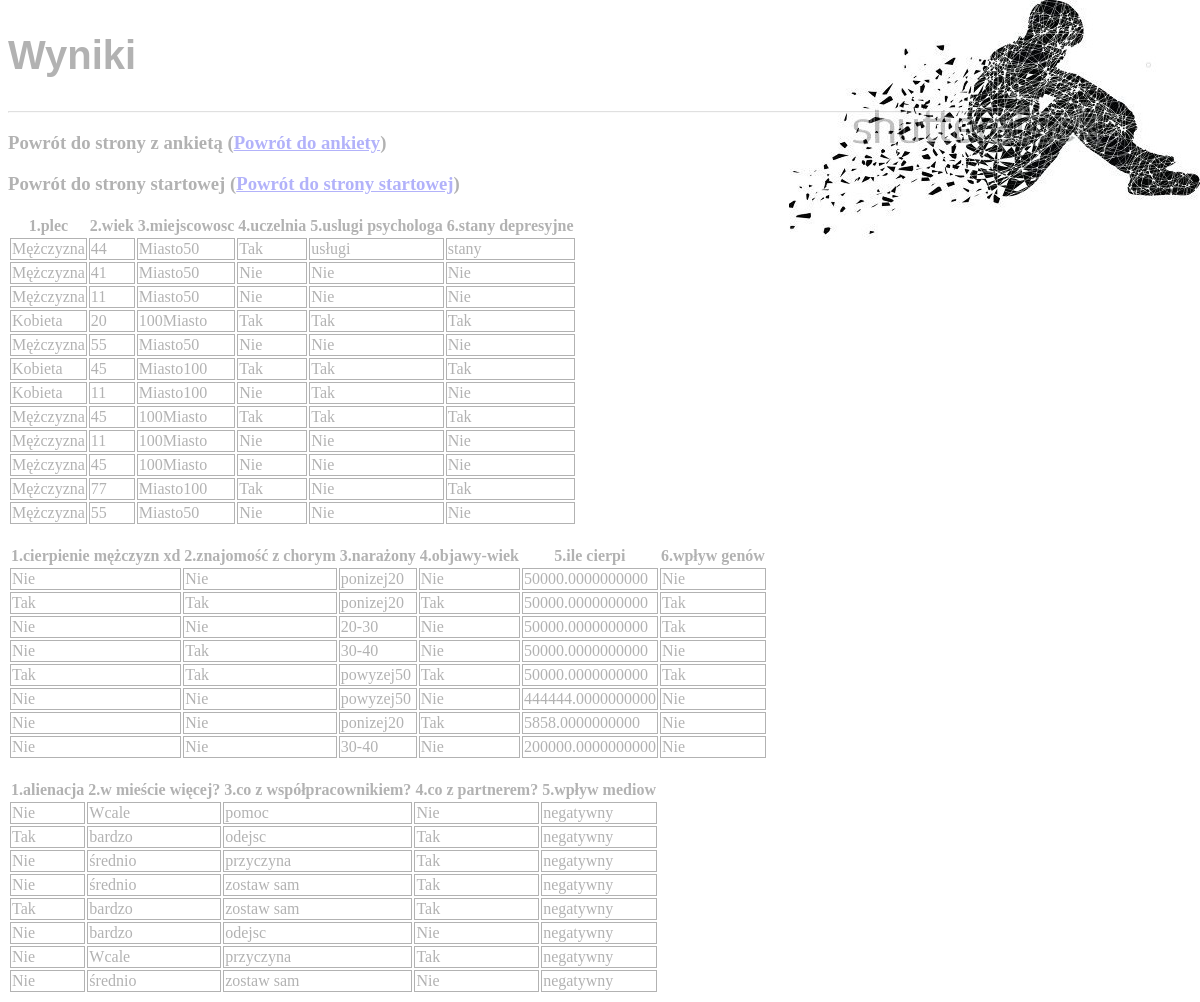
Screenshot of /wynik with the database file from the repository.
### app.py (models this page shows, shortened)
class respondent(db.Model):
    id = db.Column(db.Integer, primary_key=True)
    plec = db.Column(db.String(100))
    wiek = db.Column(db.String(50))
    miejscowosc = db.Column(db.String(200))
    uczelnia = db.Column(db.String(100))
    uslugi = db.Column(db.String(10))
    stany = db.Column(db.String(20))

class wiedza(db.Model):
    id = db.Column( db.Integer, primary_key=True)
    cierp_mez=db.Column(db.String(100))
    znajomosc = db.Column(db.String(100))
    narazony = db.Column(db.String(100))
    objawy_wiek = db.Column(db.String(100))
    cierposob = db.Column(db.Numeric)
    geny = db.Column(db.String(100))

class akceptacja(db.Model):
    id = db.Column(db.Integer, primary_key=True)
    alien = db.Column(db.String(100))
    wies = db.Column(db.String(100))
    wspolpraca = db.Column(db.String(100))
    partner = db.Column(db.String(100))
    media = db.Column(db.String(100))

### app.py (the view)
@app.route('/wynik')
def show_all():
    return render_template('wyniki.html', respondent=respondent.query.all(), wiedza=wiedza.query.all(), akceptacja=akceptacja.query.all())

### templates/wyniki.html (shortened to what this page needs)
<!DOCTYPE html>
<html lang="en">
<head>
    <link rel="stylesheet" type="text/css" href="{{ url_for('static', filename='style.css') }}">
</head>
<body>
<h2>Wyniki</h2>
      <hr/>
      <h3>Powrót do strony z ankietą (<a href = "{{ url_for('new') }}">Powrót do ankiety</a>)</h3>
    <h3>Powrót do strony startowej (<a href = "{{ url_for('show_all') }}">Powrót do strony startowej</a>)</h3>
      <table>
         <thead>
            <tr>
               <th>1.plec</th>
               <th>2.wiek</th>
               <th>3.miejscowosc</th>
               <th>4.uczelnia</th>
                <th>5.uslugi psychologa</th>
                <th>6.stany depresyjne</th>
            </tr>
         </thead>
         <tbody>
            {% for resp in respondent %}
               <tr>
                  <td>{{ resp.plec }}</td>
                  <td>{{ resp.wiek }}</td>
                  <td>{{ resp.miejscowosc }}</td>
                  <td>{{ resp.uczelnia }}</td>
                   <td>{{ resp.uslugi }}</td>
                   <td>{{ resp.stany }}</td>
               </tr>
            {% endfor %}
         </tbody>
      </table>
<br>
<table>
         <thead>
            <tr>
               <th>1.cierpienie mężczyzn xd</th>
               <th>2.znajomość z chorym</th>
                <th>3.narażony</th>
               <th>4.objawy-wiek</th>
               <th>5.ile cierpi</th>
                <th>6.wpływ genów</th>
            </tr>
         </thead>
         <tbody>
            {% for w in wiedza %}
               <tr>
                  <td>{{ w.cierp_mez }}</td>
                  <td>{{ w.znajomosc }}</td>
                  <td>{{ w.narazony }}</td>
                  <td>{{ w.objawy_wiek }}</td>
                   <td>{{ w.cierposob }}</td>
                   <td>{{ w.geny }}</td>
               </tr>
            {% endfor %}
         </tbody>
      </table>
<br>
<table>
         <thead>
            <tr>
               <th>1.alienacja</th>
               <th>2.w mieście więcej?</th>
               <th>3.co z współpracownikiem?</th>
               <th>4.co z partnerem?</th>
                <th>5.wpływ mediow</th>
            </tr>
         </thead>
         <tbody>
            {% for a in akceptacja %}
               <tr>
                  <td>{{ a.alien }}</td>
                  <td>{{ a.wies }}</td>
                  <td>{{ a.wspolpraca }}</td>
                  <td>{{ a.partner }}</td>
                   <td>{{ a.media }}</td>
               </tr>
            {% endfor %}
         </tbody>
      </table>
</body>
</html>

### static/style.css (style rules this page uses)
body { background-image: url('depresja.jpg'); opacity: 0.3; background-repeat: no-repeat; background-position: right top; margin-right: 150px; background-attachment: fixed; }
h2 { font-size: 40px; font-family: "Sofia", sans-serif; }

### templates/wyniki.html (style rules this page uses)
td { border: 1px solid black; }

### rows the page displays
respondent: plec "Mężczyzna", wiek "44", miejscowosc "Miasto50", uczelnia "Tak", uslugi "usługi", stany "stany"
respondent: plec "Mężczyzna", wiek "41", miejscowosc "Miasto50", uczelnia "Nie", uslugi "Nie", stany "Nie"
respondent: plec "Mężczyzna", wiek "11", miejscowosc "Miasto50", uczelnia "Nie", uslugi "Nie", stany "Nie"
respondent: plec "Kobieta", wiek "20", miejscowosc "100Miasto", uczelnia "Tak", uslugi "Tak", stany "Tak"
respondent: plec "Mężczyzna", wiek "55", miejscowosc "Miasto50", uczelnia "Nie", uslugi "Nie", stany "Nie"
respondent: plec "Kobieta", wiek "45", miejscowosc "Miasto100", uczelnia "Tak", uslugi "Tak", stany "Tak"
respondent: plec "Kobieta", wiek "11", miejscowosc "Miasto100", uczelnia "Nie", uslugi "Tak", stany "Nie"
respondent: plec "Mężczyzna", wiek "45", miejscowosc "100Miasto", uczelnia "Tak", uslugi "Tak", stany "Tak"
respondent: plec "Mężczyzna", wiek "11", miejscowosc "100Miasto", uczelnia "Nie", uslugi "Nie", stany "Nie"
respondent: plec "Mężczyzna", wiek "45", miejscowosc "100Miasto", uczelnia "Nie", uslugi "Nie", stany "Nie"
respondent: plec "Mężczyzna", wiek "77", miejscowosc "Miasto100", uczelnia "Tak", uslugi "Nie", stany "Tak"
respondent: plec "Mężczyzna", wiek "55", miejscowosc "Miasto50", uczelnia "Nie", uslugi "Nie", stany "Nie"
wiedza: cierp_mez "Nie", znajomosc "Nie", narazony "ponizej20", objawy_wiek "Nie", cierposob "50000.0000000000", geny "Nie"
wiedza: cierp_mez "Tak", znajomosc "Tak", narazony "ponizej20", objawy_wiek "Tak", cierposob "50000.0000000000", geny "Tak"
wiedza: cierp_mez "Nie", znajomosc "Nie", narazony "20-30", objawy_wiek "Nie", cierposob "50000.0000000000", geny "Tak"
wiedza: cierp_mez "Nie", znajomosc "Tak", narazony "30-40", objawy_wiek "Nie", cierposob "50000.0000000000", geny "Nie"
wiedza: cierp_mez "Tak", znajomosc "Tak", narazony "powyzej50", objawy_wiek "Tak", cierposob "50000.0000000000", geny "Tak"
wiedza: cierp_mez "Nie", znajomosc "Nie", narazony "powyzej50", objawy_wiek "Nie", cierposob "444444.0000000000", geny "Nie"
wiedza: cierp_mez "Nie", znajomosc "Nie", narazony "ponizej20", objawy_wiek "Tak", cierposob "5858.0000000000", geny "Nie"
wiedza: cierp_mez "Nie", znajomosc "Nie", narazony "30-40", objawy_wiek "Nie", cierposob "200000.0000000000", geny "Nie"
akceptacja: alien "Nie", wies "Wcale", wspolpraca "pomoc", partner "Nie", media "negatywny"
akceptacja: alien "Tak", wies "bardzo", wspolpraca "odejsc", partner "Tak", media "negatywny"
akceptacja: alien "Nie", wies "średnio", wspolpraca "przyczyna", partner "Tak", media "negatywny"
akceptacja: alien "Nie", wies "średnio", wspolpraca "zostaw sam", partner "Tak", media "negatywny"
akceptacja: alien "Tak", wies "bardzo", wspolpraca "zostaw sam", partner "Tak", media "negatywny"
akceptacja: alien "Nie", wies "bardzo", wspolpraca "odejsc", partner "Nie", media "negatywny"
akceptacja: alien "Nie", wies "Wcale", wspolpraca "przyczyna", partner "Tak", media "negatywny"
akceptacja: alien "Nie", wies "średnio", wspolpraca "zostaw sam", partner "Nie", media "negatywny"
